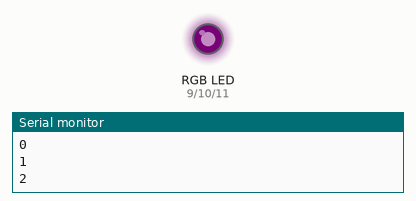
This sketch was run on a simulated Arduino Uno, built with avr-gcc and run on an emulated ATmega328P. Parts: an RGB LED mixed from three pins (HIGH = lit), the last lines printed to the serial monitor. Dim RGB values are drawn brighter than linear.

Above: at 0.05 s.
At 2.35 s:
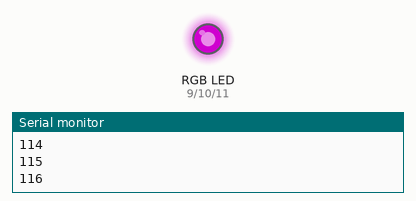
At 4.65 s:
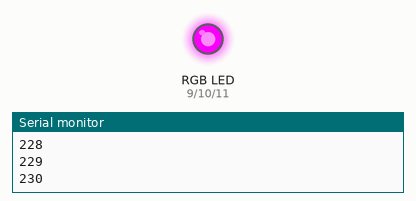
At 9.3 s:
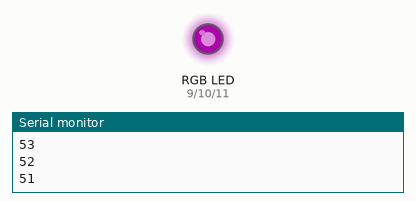
Timing chart, 0 to 13.4 s (numbered marks = the images above):
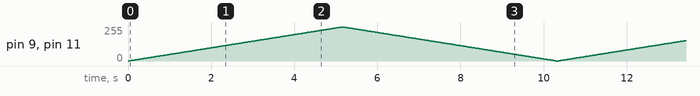

The sketch:

read.ino
```cpp
int r = 9;
int g = 10;
int b = 11;
void setup() {
  Serial.begin(9600);
  pinMode(r, OUTPUT);
  pinMode(g, OUTPUT);
  pinMode(b, OUTPUT);

}

void loop() {
 RGB(r);
// RGB(g);
// RGB(b);
}

void RGB(int a){
for (int i=0; i<256; i++){
  analogWrite(a, i);
//  analogWrite(10, i);
  analogWrite(11, i);
  Serial.println(i);
  delay(20);
  }
for (int i=255; i>-1; i--){
  analogWrite(a, i);
//  analogWrite(10, i);
  analogWrite(11, i);
  Serial.println(i);
  delay(20);
  }
}
```
